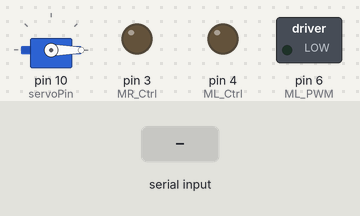
Bench run of a sketch on a simulated Arduino Uno, built with avr-gcc and run on an emulated ATmega328P. On the bench: servo, switched loads named in the sketch (green lamp = pin HIGH), output pins drawn as LEDs (lit = HIGH). The inputs (shaded band) are chosen by the test bench.

Above: at 1.2 s.
1.3 s: "RIGHT\n" received over Serial
At 1.9 s:
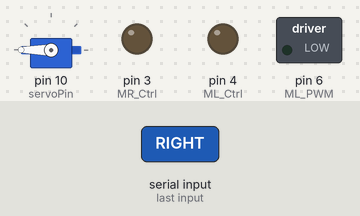
2.8 s: "MOTORS_FORWARD_SLOW\n" received over Serial
At 4.0 s:
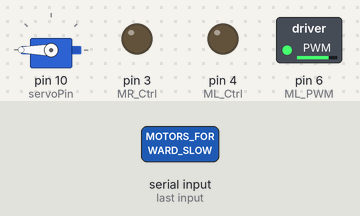
4.3 s: "LEFT\n" received over Serial
At 5.4 s:
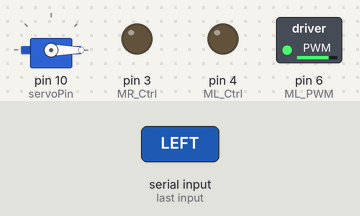
Timing chart, 0 to 7.3 s (numbered marks = the images above; inputs shaded):
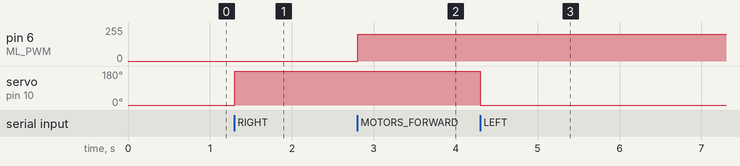

Measured:
- after the input at 1.3 s, servo on pin 10 (servoPin): 0° → 180° at once
- after the input at 2.8 s, pin 6 (ML_PWM): 0/255 → 200/255 at once
- after the input at 4.3 s, servo on pin 10 (servoPin): 180° → 0° at once

The sketch:

sketch.ino
```cpp
#include <Servo.h> //pulse

#define servoPin 10
#define ML_Ctrl 4
#define ML_PWM 6
#define MR_Ctrl 3
#define MR_PWM 6  // kept the same PWM pin

Servo trackServo; //pulse

void setup() {
  Serial.begin(115200);
  trackServo.attach(servoPin); //pulse

  pinMode(ML_Ctrl, OUTPUT);
  pinMode(ML_PWM, OUTPUT);
  pinMode(MR_Ctrl, OUTPUT);
  pinMode(MR_PWM, OUTPUT);

  trackServo.write(0); // moves the servo to the 0 degree position AT STARTUP
  analogWrite(ML_PWM, 0);
  analogWrite(MR_PWM, 0);
}

void loop() {
  if (Serial.available()) {
    String cmd = Serial.readStringUntil('\n');
    cmd.trim();

    if (cmd == "LEFT") {
      trackServo.write(0);
    } else if (cmd == "RIGHT") {
      // trackServo.write(180);
      trackServo.writeMicroseconds(2700);
    } else if (cmd == "MOTORS_FORWARD_SLOW") {
      digitalWrite(ML_Ctrl, LOW);
      analogWrite(ML_PWM, 200);
      digitalWrite(MR_Ctrl, LOW);
      analogWrite(MR_PWM, 200);
    } else if (cmd == "MOTORS_STOP") {
      analogWrite(ML_PWM, 0);
      analogWrite(MR_PWM, 0);
    } else {
      Serial.println("Unknown command!");
    }
  }
}
```
